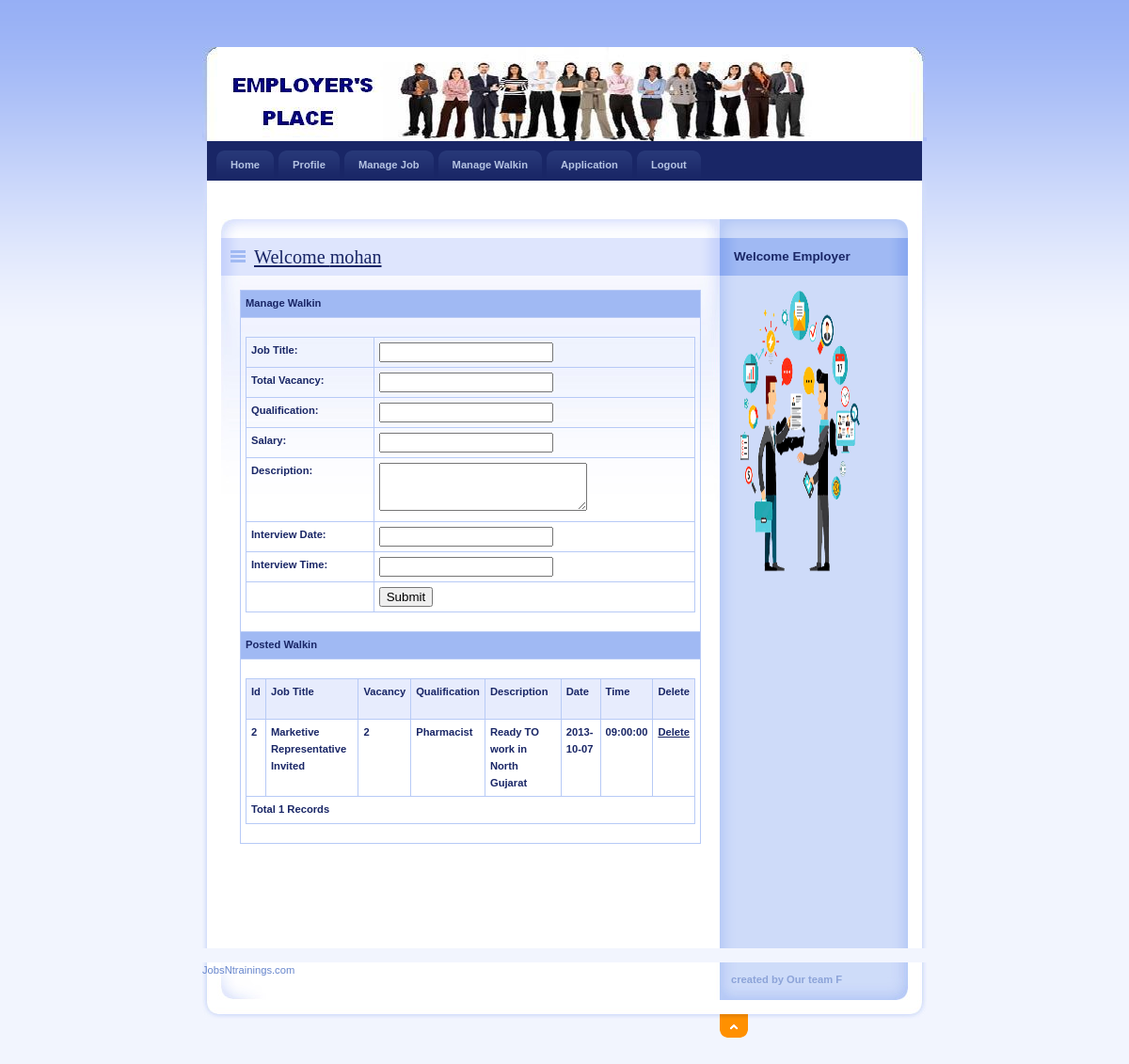
Screenshot of /Employer/ManageWalkin.php (signed in) with the database file from the repository.
### tables this page shows
CREATE TABLE IF NOT EXISTS `walkin_master` (
  `WalkInId` int(11) NOT NULL AUTO_INCREMENT,
  `CompanyName` varchar(20) NOT NULL,
  `JobTitle` varchar(50) NOT NULL,
  `Vacancy` int(11) NOT NULL,
  `MinQualification` varchar(50) NOT NULL,
  `Description` varchar(100) NOT NULL,
  `InterviewDate` date NOT NULL,
  `InterviewTime` time NOT NULL,
  PRIMARY KEY (`WalkInId`)
);

### Employer/ManageWalkin.php (the view, shortened to what this page needs)
<!DOCTYPE html PUBLIC "-//W3C//DTD XHTML 1.0 Strict//EN" "http://www.w3.org/TR/xhtml1/DTD/xhtml1-strict.dtd">
<html xmlns="http://www.w3.org/1999/xhtml" xml:lang="cs" lang="cs">
<head>
    <link rel="stylesheet" media="screen,projection" type="text/css" href="./css/main.css" />
    <link rel="stylesheet" media="print" type="text/css" href="./css/print.css" />
    <link rel="stylesheet" media="aural" type="text/css" href="./css/aural.css" />
<link href="SpryAssets/SpryValidationTextarea.css" rel="stylesheet" type="text/css" />
</head>
    <link href="../SpryAssets/SpryValidationTextField.css" rel="stylesheet" type="text/css" />
    <link href="../SpryAssets/SpryValidationTextarea.css" rel="stylesheet" type="text/css" />
</head>
<body id="www-url-cz">
<div id="main" class="box">
<?php
include "Header.php"
?>
<?php
include "menu.php"
?>
    <div id="page" class="box">
    <div id="page-in" class="box">
        <div id="strip" class="box noprint">
            <p id="breadcrumbs">&nbsp;</p>
        </div>
        <div id="content">
            <div class="article">
               <h2><span><a href="#">Welcome <?php echo $_SESSION['$UserName_emp'];?></a></span></h2>
                <table width="100%" border="0" cellspacing="0" cellpadding="0">
                  <tr>
                    <td bgcolor="#A0B9F3"><strong>Manage Walkin</strong></td>
                  </tr>
                  <tr>
                    <td><form id="form1" method="post" action="InsertWalkin.php">
                      <table width="100%" border="0" cellspacing="0" cellpadding="0">
                        <tr>
                          <td><strong>Job Title:</strong></td>
                          <td><span id="sprytextfield1">
                            <label>
                            <input type="text" name="txtTitle" id="txtTitle" />
                            </label>
                          <span class="textfieldRequiredMsg">A value is required.</span></span></td>
                        </tr>
                        <tr>
                          <td><strong>Total Vacancy:</strong></td>
                          <td><span id="sprytextfield2">
                            <label>
                            <input type="text" name="txtTotal" id="txtTotal" />
                            </label>
                          <span class="textfieldRequiredMsg">A value is required.</span></span></td>
                        </tr>
                        <tr>
                          <td><strong>Qualification:</strong></td>
                          <td><input type="text" name="cmbQual" id="cmbQual">
                           </td>
                        </tr>
                        <tr>
                          <td><strong>Salary:</strong></td>
                          <td><label>
                            <input type="number" name="txtOther" id="txtOther" />
                          </label></td>
                        </tr>
                        <tr>
                          <td><strong>Description:</strong></td>
                          <td><span id="sprytextarea1">
                            <label>
                            <textarea name="txtDesc" id="txtDesc" cols="25" rows="3"></textarea>
                            </label>
                          <span class="textareaRequiredMsg">A value is required.</span></span></td>
                        </tr>
                        <tr>
                          <td><strong>Interview Date:</strong></td>
                          <td><span id="sprytextfield3">
                            <label>
                            <input type="text" name="txtDate" onclick="ds_sh(this);" id="txtDate" />
                            </label>
                          <span class="textfieldRequiredMsg">A value is required.</span></span></td>
                        </tr>
                        <tr>
                          <td><strong>Interview Time:</strong></td>
                          <td><span id="sprytextfield4">
                            <label>
                            <input type="text" name="txtTime" id="txtTime" />
                            </label>
                          <span class="textfieldRequiredMsg">A value is required.</span></span></td>
                        </tr>
                        <tr>
                          <td>&nbsp;</td>
                          <td><label>
                            <input type="submit" name="button" id="button" value="Submit" />
                          </label></td>
                        </tr>
                      </table>
                                        </form>
                    </td>
                  </tr>
                  <tr>
                    <td bgcolor="#A0B9F3"><strong>Posted Walkin </strong></td>
                  </tr>
                  <tr>
                    <td><table width="100%" border="1" bordercolor="#1CB5F1" >
                      <tr>
                        <th height="32" bgcolor="#1CB5F1" class="style3"><div align="left" class="style9 style5"><strong>Id</strong></div></th>
                        <th bgcolor="#1CB5F1" class="style3"><div align="left" class="style9 style5"><strong>Job Title</strong></div></th>
                        <th bgcolor="#1CB5F1" class="style3"><div align="left" class="style9 style5"><strong>Vacancy</strong></div></th>
                         <th bgcolor="#1CB5F1" class="style3"><div align="left" class="style9 style5"><strong>Qualification</strong></div></th>
                          <th bgcolor="#1CB5F1" class="style3"><div align="left" class="style9 style5"><strong>Description</strong></div></th>
                        <th bgcolor="#1CB5F1" class="style3"><div align="left" class="style9 style5"><strong>Date</strong></div></th>
                        <th bgcolor="#1CB5F1" class="style3"><div align="left" class="style9 style5"><strong>Time</strong></div></th>
                        <th bgcolor="#1CB5F1" class="style3"><div align="left" class="style12">Delete</div></th>
                      </tr>
                      <?php
$con = mysqli_connect("localhost","root","","job");
$sql = "select * from Walkin_Master where CompanyName='".$_SESSION['Name']."'";
$result = mysqli_query($con,$sql);
while($row = mysqli_fetch_array($result))
{
$Id=$row['WalkInId'];
$JobTitle=$row['JobTitle'];
$Vacancy=$row['Vacancy'];
$MinQualification=$row['MinQualification'];
$Description=$row['Description'];
$InterviewDate=$row['InterviewDate'];
$InterviewTime=$row['InterviewTime'];
?>
                      <tr>
                        <td class="style3"><div align="left" class="style9 style5"><strong><?php echo $Id;?></strong></div></td>
                        <td class="style3"><div align="left" class="style9 style5"><strong><?php echo $JobTitle;?></strong></div></td>
                         <td class="style3"><div align="left" class="style9 style5"><strong><?php echo $Vacancy;?></strong></div></td>
                         <td class="style3"><div align="left" class="style9 style5"><strong><?php echo $MinQualification;?></strong></div></td>
                         <td class="style3"><div align="left" class="style9 style5"><strong><?php echo $Description;?></strong></div></td>
                             <td class="style3"><div align="left" class="style9 style5"><strong><?php echo $InterviewDate;?></strong></div></td>
                                 <td class="style3"><div align="left" class="style9 style5"><strong><?php echo $InterviewTime;?></strong></div></td>
                        <td class="style3"><div align="left" class="style9 style5"><strong><a href="DeleteWalkin.php?WalkinId=<?php echo $Id;?>">Delete</a></strong></div></td>
                      </tr>
                      <?php
}
$records = mysqli_num_rows($result);
?>
                      <tr>
                        <td colspan="8" class="style3"><div align="left" class="style12"><?php echo "Total ".$records." Records"; ?> </div></td>
                      </tr>
                    </table></td>
                  </tr>
                </table>
                <p>&nbsp;</p>
                <p class="btn-more box noprint">&nbsp;</p>
          </div>
        </div>
<?php
include "right.php"
?>
    </div>
    </div>
<?php
include "footer.php"
?>
</div>
</body>
</html>

### Employer/css/main.css (style rules this page uses)
* { min-height:1px; }
body { border:0; margin:0; padding:0; background:#F2F5FE url("../design/bg.gif") 0 0 repeat-x; font:70%/160% "verdana",sans-serif; color:#192666; _text-align:center; }
a { color:#192666; }
p { border:0; margin:15px 0; padding:0; }
div { display:block; border:0; margin:0; padding:0; }
h1, h2, h3, h4, h5 { border:0; margin:15px 0 10px 0; padding:0; font-weight:bold; }
h2 { font-size:180%; line-height:100%; font-family:"georgia",serif; font-weight:normal; }
table { display:table; border-collapse:collapse; margin:15px 0; padding:0; border:1px solid #B7CAF6; font-size:100%; }
tr { display:table-row; }
th, td { display: table-cell; border:1px solid #B7CAF6; margin:0; padding:5px; vertical-align:top; text-align:left; }
th { background:#E7ECFD; text-align:center; color:#192666; font-weight:bold; }
form { border:0; margin:0; padding:0; }
a, img, span { border:0; margin:0; padding:0; }
strong, .strong { font-weight:bold; }
.box { min-height:1px; _height:1px; }
.box:after { content:"."; display:block; line-height:0px; font-size:0px; visibility:hidden; clear:both; }
#main { width:770px; margin:50px auto 0 auto; _text-align:left; }
#page { width:770px; min-height:1px; background:#FFF url("../design/bg_page.gif") 0 0 repeat-y; _height:1px; }
#page-in { min-height:1px; padding:10px 0; background:url("../design/bg_page_in.jpg") 0 0 no-repeat; _height:1px; }
#strip { position:relative; clear:both; padding:3px 20px 10px 20px; color:#6182D1; }
#strip p { margin:0; }
#strip #breadcrumbs { width:520px; margin:0; padding:0; }
#content { float:left; width:530px; _width:550px; margin:0; padding:0 0 0 20px; }
#content .article { clear:both; margin:0; padding:20px; background:url("../design/content_article_bg.jpg") 0 0 no-repeat; }
#content .article h2 { margin:0 -20px; padding:10px; background:#DEE5FD url("../design/content_title_bg.gif") 0 0 repeat-y; color:#192666; }
#content .article h2 span { background:url("../design/ico_list.gif") 0 50% no-repeat; padding-left:25px; }
#content .article p { text-align:justify; }
#content .btn-more { margin:0 0 15px 0; padding:0; border:0; position:relative; }

### Employer/css/print.css (style rules this page uses)
body { border:0; margin:0; padding:0; font-size:12pt }
a { color:#000; text-decoration:none; }
h1, h2, h3 { page-break-after:avoid; page-break-inside:avoid; }
table { border-collapse: collapse; border-width:1px; border-style:solid; }
th, td { display:table-cell; border-width:1px; border-style:solid; }
.noprint { display:none; }

### Employer/css/aural.css (style rules this page uses)
body { voice-family:paul,male; volume:loud; speech-rate:slow; richness:90; stress:20; }
h1, h2, h3, h4, h5 { cue-before:url("ping.au"); }
p, table { pause:50ms; }
strong { pitch:medium; pitch-range:60; stress:90; richness:90; }

### rows the page displays
walkin_master: WalkInId "2", JobTitle "Marketive Representative Invited", Vacancy "2", MinQualification "Pharmacist", Description "Ready TO work in North Gujarat", InterviewDate "2013-10-07", InterviewTime "09:00:00"

### other values shown
$_SESSION['$UserName_emp'] "mohan"
$records "1"
